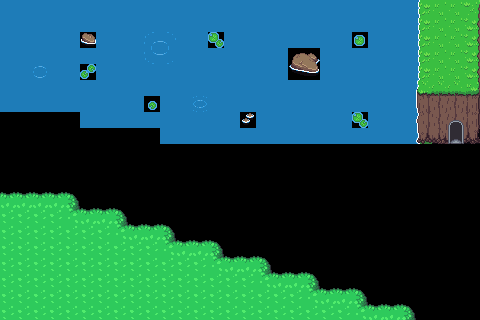

Rendered tile map (Tiled .tmx) drawn with the repository's tilesets; below, a short description and the full map source, tile grids included:
An orthogonal 30x20 tile map with 16x16 px tiles, 2 tile layers (coll, coll2), 1 hidden layer not drawn, 2 tilesets.

<map version="1.10" tiledversion="1.10.2" orientation="orthogonal" renderorder="right-down" width="30" height="20" tilewidth="16" tileheight="16" infinite="0" nextlayerid="4" nextobjectid="1">
 <tileset firstgid="1" name="Overworld" tilewidth="16" tileheight="16" tilecount="1440" columns="40">
  <image source="../Art Assets/Overworld.png" width="640" height="576" />
 </tileset>
 <tileset firstgid="1441" name="objects" tilewidth="16" tileheight="16" tilecount="660" columns="33">
  <image source="../Art Assets/objects.png" width="528" height="320" />
 </tileset>
 <layer id="2" name="ground" width="30" height="20" visible="0">
  <data encoding="csv">
284,284,284,284,284,284,284,284,284,284,284,284,284,284,284,284,284,284,284,284,284,284,284,284,284,284,298,163,1,1,
284,284,284,284,284,284,284,284,284,284,284,284,284,284,284,284,284,284,97,98,284,284,284,284,284,284,298,163,1,1,
284,284,284,284,284,284,284,284,284,284,284,284,284,284,284,284,284,284,137,138,284,284,284,284,284,284,298,163,1,1,
284,284,284,284,284,97,98,284,284,284,284,164,284,284,284,284,284,284,284,284,284,284,284,284,284,284,298,163,1,1,
284,284,284,284,284,137,138,284,284,284,284,284,284,284,284,284,284,284,284,284,284,284,284,284,284,284,298,163,1,1,
284,284,284,284,284,284,284,284,284,284,284,284,284,284,284,284,284,284,284,284,284,284,284,284,284,284,298,163,1,1,
284,284,284,284,284,284,284,284,284,284,284,284,284,284,284,284,284,284,284,284,284,284,284,284,284,284,298,163,1,1,
324,324,324,324,364,284,284,284,284,284,284,284,284,284,284,284,284,284,284,284,125,284,284,284,284,284,298,163,1,1,
1,1,1,1,323,324,324,324,324,364,284,284,284,284,284,284,284,284,284,284,284,284,284,284,284,284,298,1,1,1,
1,1,1,1,1,1,1,1,1,323,324,324,324,324,324,324,324,324,324,324,324,324,324,324,324,324,325,1,1,1,
1,1,1,1,1,1,1,1,1,1,1,1,1,1,1,1,1,1,1,1,1,1,1,1,1,1,1,1,1,1,
1,1,1,1,1,1,1,1,1,1,1,1,1,1,1,1,1,1,1,1,1,1,1,1,1,1,1,1,1,1,
1,1,1,1,1,1,1,1,1,1,1,1,1,1,1,1,1,1,1,1,1,1,1,1,1,1,1,1,1,1,
0,0,0,0,1,1,1,1,1,1,1,1,1,1,1,1,1,1,1,1,1,1,1,1,1,1,1,1,1,1,
0,0,0,0,0,0,0,1,1,1,1,1,1,1,1,1,1,1,1,1,1,1,1,1,1,1,1,1,1,1,
0,0,0,0,0,0,0,0,0,0,1,1,1,1,1,1,1,1,1,1,1,1,1,1,1,1,1,1,1,1,
0,0,0,0,0,0,0,0,0,0,0,0,0,1,1,1,1,1,1,1,1,1,1,1,1,1,1,1,1,1,
0,0,0,0,0,0,0,0,0,0,0,0,0,0,0,0,1,1,1,1,1,1,1,1,1,1,1,1,1,1,
0,0,0,0,0,0,0,0,0,0,0,0,0,0,0,0,0,0,0,1,1,1,1,1,1,1,1,1,1,1,
0,0,0,0,0,0,0,0,0,0,0,0,0,0,0,0,0,0,0,0,0,0,1,1,1,1,1,1,1,1
</data>
 </layer>
 <layer id="1" name="coll" width="30" height="20">
  <data encoding="csv">
284,284,284,284,284,284,284,284,284,284,284,284,284,284,284,284,284,284,284,284,284,284,284,284,284,284,285,1,1,367,
284,284,284,284,284,284,284,284,284,284,284,284,284,284,284,284,284,284,284,284,284,284,284,284,284,284,285,1,1,407,
284,284,284,284,284,412,284,284,284,97,98,284,284,6,284,284,284,284,284,284,284,284,4,284,284,284,285,1,1,407,
284,284,284,284,284,284,284,284,284,137,138,284,284,284,284,284,284,284,334,335,284,284,284,284,284,284,285,1,1,407,
284,284,124,284,284,5,284,284,284,284,284,284,284,284,284,284,284,284,374,375,284,284,284,284,284,284,285,1,1,407,
284,284,284,284,284,284,284,284,284,284,284,284,284,284,284,284,284,284,284,284,284,284,284,284,284,284,691,446,446,447,
284,284,284,284,284,284,284,284,284,3,284,284,165,284,284,284,284,284,284,284,284,284,284,284,284,284,731,526,526,527,
0,0,0,0,0,284,284,284,284,284,284,284,284,284,284,415,284,284,284,284,284,284,6,284,284,284,771,526,526,527,
0,0,0,0,0,0,0,0,0,0,284,284,284,284,284,284,284,284,284,284,284,284,284,284,284,284,811,566,566,567,
0,0,0,0,0,0,0,0,0,0,0,0,0,0,0,0,0,0,0,0,0,0,0,0,0,0,0,0,0,0,
0,0,0,0,0,0,0,0,0,0,0,0,0,0,0,0,0,0,0,0,0,0,0,0,0,0,0,0,0,0,
0,0,0,0,0,0,0,0,0,0,0,0,0,0,0,0,0,0,0,0,0,0,0,0,0,0,0,0,0,0,
726,726,726,726,647,0,0,0,0,0,0,0,0,0,0,0,0,0,0,0,0,0,0,0,0,0,0,0,0,0,
643,643,643,643,645,726,726,647,0,0,0,0,0,0,0,0,0,0,0,0,0,0,0,0,0,0,0,0,0,0,
643,643,643,643,643,643,643,645,726,726,647,0,0,0,0,0,0,0,0,0,0,0,0,0,0,0,0,0,0,0,
643,643,643,643,643,643,643,643,643,643,645,726,726,647,0,0,0,0,0,0,0,0,0,0,0,0,0,0,0,0,
643,643,643,643,643,643,643,643,643,643,643,643,643,645,726,726,647,0,0,0,0,0,0,0,0,0,0,0,0,0,
643,643,643,643,643,643,643,643,643,643,643,643,643,643,643,643,645,726,726,647,0,0,0,0,0,0,0,0,0,0,
643,643,643,643,643,643,643,643,643,643,643,643,643,643,643,643,643,643,643,645,726,726,647,0,0,0,0,0,0,0,
643,643,643,643,643,643,643,643,643,643,643,643,643,643,643,643,643,643,643,643,643,643,645,726,726,647,0,0,0,0
</data>
 </layer>
 <layer id="3" name="coll2" width="30" height="20">
  <data encoding="csv">
0,0,0,0,0,0,0,0,0,0,0,0,0,0,0,0,0,0,0,0,0,0,0,0,0,0,0,0,0,0,
0,0,0,0,0,0,0,0,0,0,0,0,0,0,0,0,0,0,0,0,0,0,0,0,0,0,0,0,0,0,
0,0,0,0,0,0,0,0,0,0,0,0,0,0,0,0,0,0,0,0,0,0,0,0,0,0,0,0,0,0,
0,0,0,0,0,0,0,0,0,0,0,0,0,0,0,0,0,0,0,0,0,0,0,0,0,0,0,0,0,0,
0,0,0,0,0,0,0,0,0,0,0,0,0,0,0,0,0,0,0,0,0,0,0,0,0,0,0,0,0,0,
0,0,0,0,0,0,0,0,0,0,0,0,0,0,0,0,0,0,0,0,0,0,0,0,0,0,0,0,0,0,
0,0,0,0,0,0,0,0,0,0,0,0,0,0,0,0,0,0,0,0,0,0,0,0,0,0,0,0,0,0,
0,0,0,0,0,0,0,0,0,0,0,0,0,0,0,0,0,0,0,0,0,0,0,0,0,0,0,0,106,0,
0,0,0,0,0,0,0,0,0,0,0,0,0,0,0,0,0,0,0,0,0,0,0,0,0,0,0,0,146,0,
0,0,0,0,0,0,0,0,0,0,0,0,0,0,0,0,0,0,0,0,0,0,0,0,0,0,0,0,0,0,
0,0,0,0,0,0,0,0,0,0,0,0,0,0,0,0,0,0,0,0,0,0,0,0,0,0,0,0,0,0,
0,0,0,0,0,0,0,0,0,0,0,0,0,0,0,0,0,0,0,0,0,0,0,0,0,0,0,0,0,0,
0,0,0,0,0,0,0,0,0,0,0,0,0,0,0,0,0,0,0,0,0,0,0,0,0,0,0,0,0,0,
0,0,0,0,0,0,0,0,0,0,0,0,0,0,0,0,0,0,0,0,0,0,0,0,0,0,0,0,0,0,
0,0,0,0,0,0,0,0,0,0,0,0,0,0,0,0,0,0,0,0,0,0,0,0,0,0,0,0,0,0,
0,0,0,0,0,0,0,0,0,0,0,0,0,0,0,0,0,0,0,0,0,0,0,0,0,0,0,0,0,0,
0,0,0,0,0,0,0,0,0,0,0,0,0,0,0,0,0,0,0,0,0,0,0,0,0,0,0,0,0,0,
0,0,0,0,0,0,0,0,0,0,0,0,0,0,0,0,0,0,0,0,0,0,0,0,0,0,0,0,0,0,
0,0,0,0,0,0,0,0,0,0,0,0,0,0,0,0,0,0,0,0,0,0,0,0,0,0,0,0,0,0,
0,0,0,0,0,0,0,0,0,0,0,0,0,0,0,0,0,0,0,0,0,0,0,0,0,0,0,0,0,0
</data>
 </layer>
</map>
